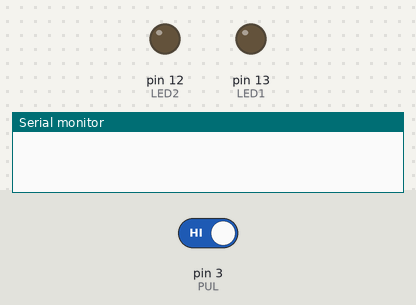
Bench run of a sketch on a simulated Arduino Uno, built with avr-gcc and run on an emulated ATmega328P. On the bench: output pins drawn as LEDs (lit = HIGH), the last lines printed to the serial monitor. The inputs (shaded band) are chosen by the test bench; at power-on: pin 3 (PUL) HIGH.

Above: at 1.2 s.
1.3 s: pin 3 (PUL) driven LOW
At 3.3 s:
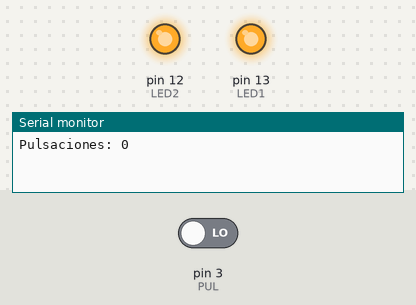
At 5.2 s:
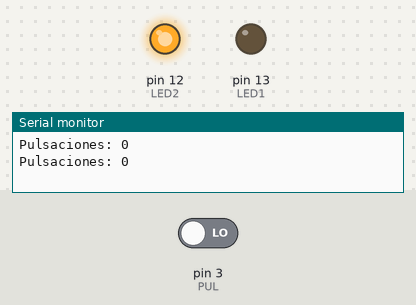
Timing chart, 0 to 10.3 s (numbered marks = the images above; inputs shaded):
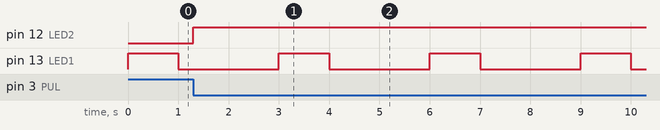

The sketch:

Sem_foro__1_.ino
```cpp
#define LED1 13
#define LED2 12
#define PUL  3
#define TIME 1000

volatile bool flag = false;
volatile int cont = 0;

void setup() {
  pinMode(LED1, OUTPUT);
  pinMode(LED2, OUTPUT);
  pinMode(PUL, INPUT);
  Serial.begin(9600);
  attachInterrupt(digitalPinToInterrupt(PUL), interrumpir, FALLING);
}

void loop() {
  digitalWrite(LED1, HIGH);
  delay(TIME);
  digitalWrite(LED1, LOW);
  delay(TIME);

  // Mostrar el contador en el monitor serial
  Serial.print("Pulsaciones: ");
  Serial.println(cont);
  delay(1000); // Espera un segundo antes de actualizar de nuevo
}

void interrumpir() {
  flag != flag;

  if (flag) {
    digitalWrite(LED2, LOW);
    cont++;
    flag = false;
  } else {
    digitalWrite(LED2, HIGH);
    flag = true;
  }
}
```

Measured:
- after the input at 1.3 s, pin 12 (LED2): LOW → HIGH at once
- by itself, pin 13 (LED1): alternates HIGH for 1.0 s and LOW for 2.0 s
